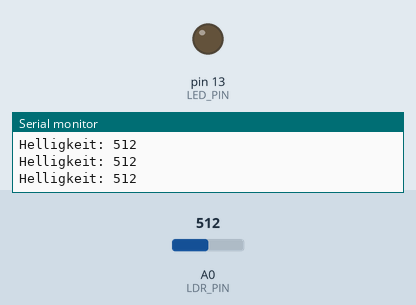
Simulated run of this sketch. Board: Arduino Uno, built with avr-gcc and run on an emulated ATmega328P. On the bench: output pins drawn as LEDs (lit = HIGH), the last lines printed to the serial monitor. Inputs (shaded band) come from the test bench; at power-on: A0 (LDR_PIN) = 512.

Above: at 1.2 s.
1.3 s: A0 (LDR_PIN) set to 308
2.8 s: A0 (LDR_PIN) set to 290
At 3.4 s:
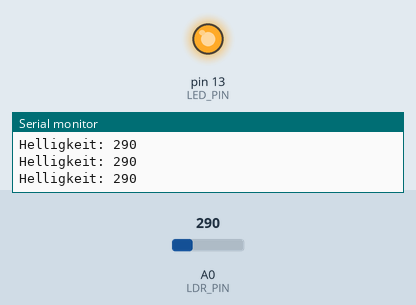
4.3 s: A0 (LDR_PIN) set to 306
At 4.8 s:
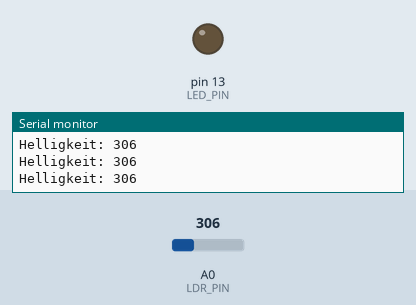
5.8 s: A0 (LDR_PIN) set to 122
At 6.1 s:
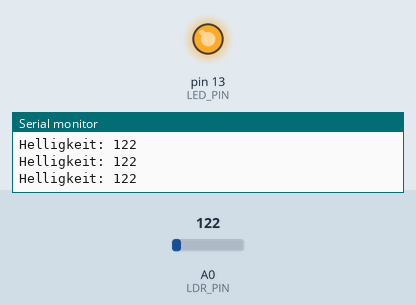
Timing chart, 0 to 8.3 s (numbered marks = the images above; inputs shaded):
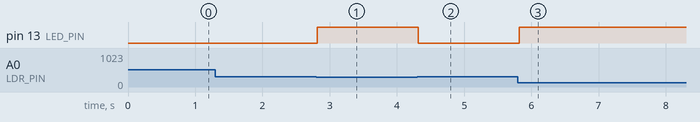

The sketch:

led_daemmerung.ino
```cpp
/*
 * Projekt 11: LED mit Dämmerungsschalter
 * LED schaltet automatisch ein wenn es dunkel wird.
 *
 * Schaltung:
 * - LED an Pin 13 (mit 220Ω Vorwiderstand)
 * - LDR + 10kΩ als Spannungsteiler an A0
 */

const int LED_PIN = 13;
const int LDR_PIN = A0;
const int SCHWELLWERT = 300;  // Anpassen je nach LDR

void setup() {
  pinMode(LED_PIN, OUTPUT);
  Serial.begin(9600);
}

void loop() {
  int helligkeit = analogRead(LDR_PIN);

  Serial.print("Helligkeit: ");
  Serial.println(helligkeit);

  if (helligkeit < SCHWELLWERT) {
    digitalWrite(LED_PIN, HIGH);  // Dunkel -> LED an
  } else {
    digitalWrite(LED_PIN, LOW);   // Hell -> LED aus
  }

  delay(100);
}
```

Measured:
- the behaviour switches between 300 and 299 on A0 (LDR_PIN) (found by bisection; images 0 and 1)
- after the input at 2.8 s, pin 13 (LED_PIN): LOW → HIGH at once
- after the input at 4.3 s, pin 13 (LED_PIN): HIGH → LOW at once
- after the input at 5.8 s, pin 13 (LED_PIN): LOW → HIGH at once
